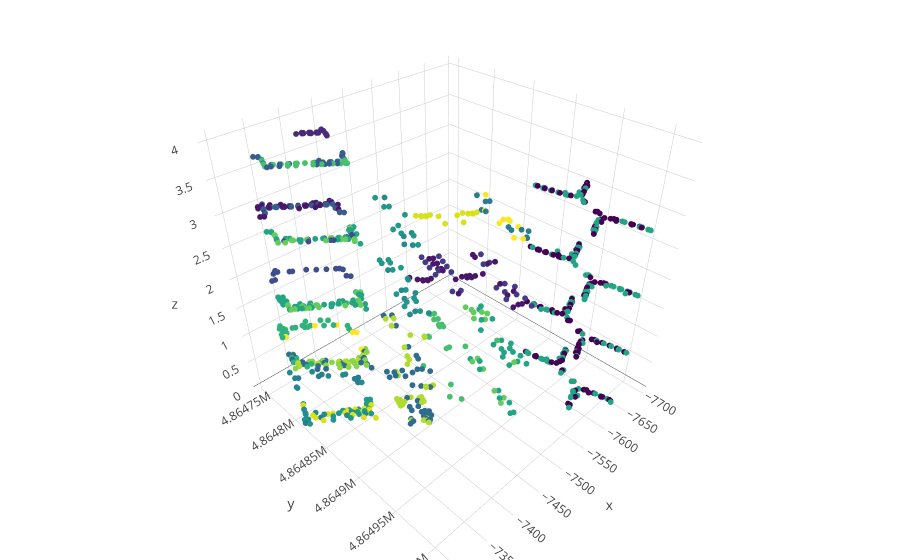

The code cell stored with this chart in its notebook:
### Code cell
import plotly.plotly
import plotly.offline
from IPython.display import IFrame
import plotly.graph_objs as go
import chart_studio.plotly as pc

import numpy  as np

x, y, z = sample['LONGITUDE'], sample['LATITUDE'], sample['FLOOR'] 
c = sample['USERID']
#x, y, z = np.random.multivariate_normal(np.array([0,0,0]), np.eye(3), 400).transpose()

trace1 = go.Scatter3d(
    x=x,    #longitude
    y=y,    #latitude
    z=z,    #floor
    mode='markers',
    marker=dict(
        size=2,
        color=c,                
        colorscale='Viridis',
        opacity=1.0
    )
)

data = [trace1]
layout = go.Layout(
    margin=dict(
        l=0,
        r=0,
        b=0,
        t=0
    )
)
fig = go.Figure(data=data, layout=layout)
fig.show()
plotly.offline.plot(fig, filename='3d-scatter.html')
IFrame(src='http://localhost/3d-scatter-colorscales.html', width=700, height=600)

### Figure 1 — Plotly figure (JSON) as saved in the notebook; plotly's stock layout.template omitted (floating-point values rounded to 4 significant figures; data arrays with more than 128 entries replaced by an {"elided": "..."} marker saying what was removed)
{"data": [{"marker": {"color": {"elided": "5981 int values"}, "colorscale": "Viridis", "opacity": 1, "size": 2}, "mode": "markers", "type": "scatter3d", "uid": "b3af233c-be58-427a-8a9d-43d8b6b6b601", "x": {"elided": "5981 float values"}, "y": {"elided": "5981 float values"}, "z": {"elided": "5981 int values"}}], "layout": {"margin": {"b": 0, "l": 0, "r": 0, "t": 0}}}
